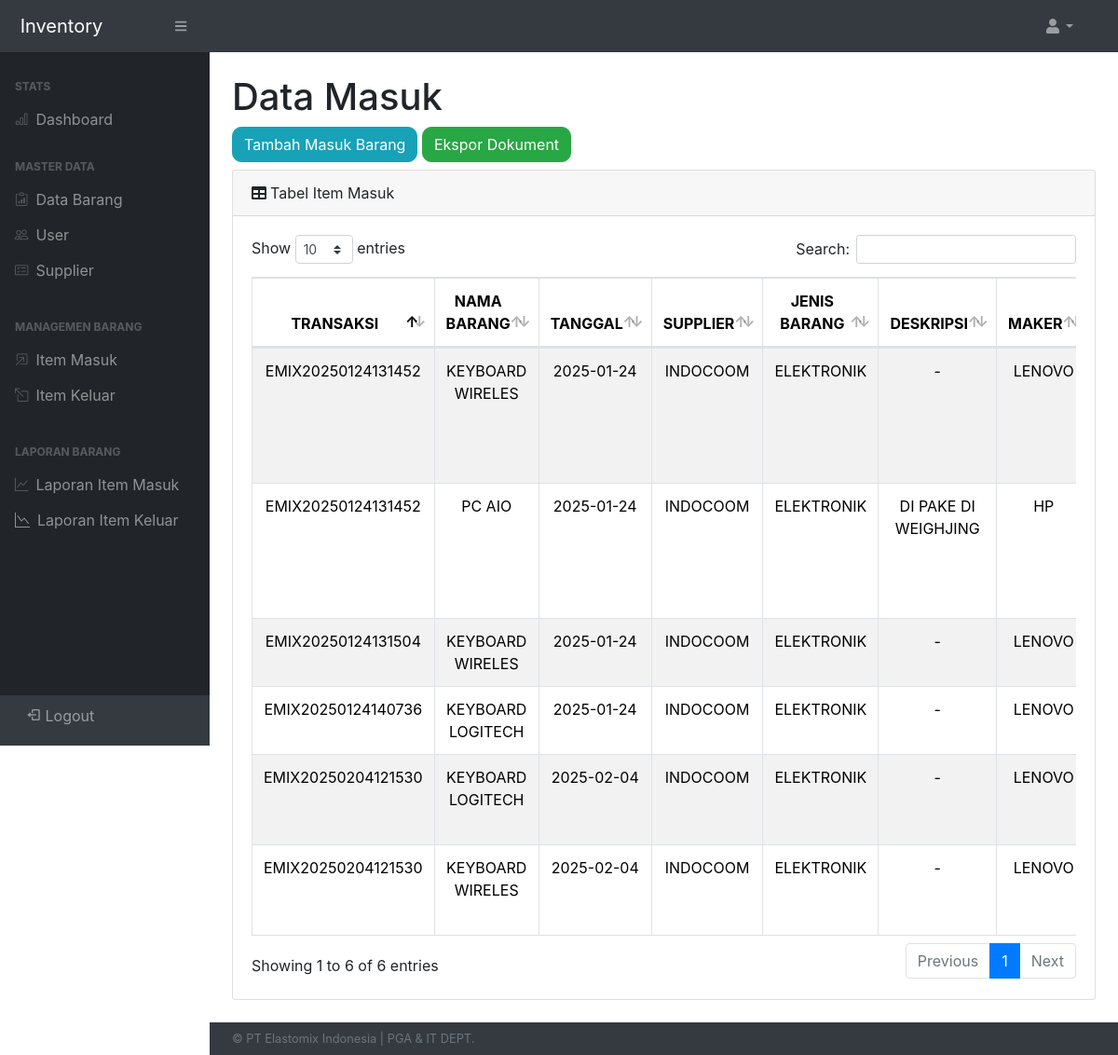
The app's page /admin/masuk.php (signed in) with its own data.
### tables this page shows
CREATE TABLE `barang_masuk` (
  `id_masuk` int NOT NULL,
  `tanggal_masuk` date NOT NULL,
  `supplier_id` int NOT NULL,
  `kode_barang` varchar(50) NOT NULL,
  `jumlah_masuk` int NOT NULL,
  `note` text,
  `transaksi` varchar(50) NOT NULL,
  `garansi` varchar(255) DEFAULT NULL
);

CREATE TABLE `supplier` (
  `id` int NOT NULL,
  `nama_supplier` varchar(100) NOT NULL,
  `email` varchar(100) DEFAULT NULL,
  `no_telp` varchar(15) DEFAULT NULL,
  `alamat` text,
  `created_at` datetime NOT NULL DEFAULT CURRENT_TIMESTAMP,
  `updated_at` datetime DEFAULT NULL ON UPDATE CURRENT_TIMESTAMP
);

CREATE TABLE `master_barang` (
  `kode_barang` varchar(50) NOT NULL,
  `jenis_barang` varchar(100) DEFAULT NULL,
  `nama_barang` varchar(100) DEFAULT NULL,
  `deskripsi` text,
  `satuan` varchar(25) NOT NULL DEFAULT 'unit',
  `garansi` varchar(255) DEFAULT NULL,
  `maker` varchar(100) DEFAULT NULL,
  `jumlah` int DEFAULT '0',
  `foto` varchar(255) DEFAULT NULL,
  `created_at` datetime NOT NULL DEFAULT CURRENT_TIMESTAMP,
  `updated_at` datetime DEFAULT NULL ON UPDATE CURRENT_TIMESTAMP
);

### BackEnd/conn.php (called while the page is built, shortened)
<?php
function site_url($slash = false)
{
    $dir_project = CONF_DIR_PROJECT;
    $http_host = $_SERVER['HTTP_HOST'];
    $https_check = (!empty($_SERVER['HTTPS']) ? 'https' : 'http');
    if ($slash) {
        $siteurl =  $https_check . '://' . $http_host . '/' . $dir_project . '/';
    } else {
        $siteurl =  $https_check . '://' . $http_host . '/' . $dir_project;
    }
    return $siteurl;
}

### admin/masuk.php (the view, shortened to what this page needs)
<?php
include "layout/header.php";
?>
<main>
    <div class="container-fluid">
        <h1 class="mt-4">Data Masuk</h1>
        <button type="button" style="border-radius: 10px;" class="btn btn-info" data-bs-toggle="modal" data-bs-target="#exampleModal">Tambah Masuk Barang</button>
        <a href="../Export/exportmasuk" style="color: white; text-decoration: none;"> <button style="border-radius: 10px;" class="btn btn-success">Ekspor Dokument</button></a>
        <div class="card mb-4 mt-2">
            <div class="card-header ">
                <i class="fas fa-table me-1"></i>Tabel Item Masuk
            </div>
            <div class="card-body">
                <div class="table-responsive">
                    <table class="table table-hover table-striped table-bordered " id="dataTable" width="100%" cellspacing="0">
                        <thead>
                            <tr class="text-center">
                                <th>TRANSAKSI</th>
                                <th>NAMA BARANG</th>
                                <th>TANGGAL</th>
                                <th>SUPPLIER</th>
                                <th>JENIS BARANG</th>
                                <th>DESKRIPSI</th>
                                <th>MAKER</th>
                            </tr>
                        </thead>
                        <tbody>
                            <?php
                            $ambilsemuadatastock = mysqli_query($conn, "
                                    SELECT bm.transaksi, bm.kode_barang, bm.tanggal_masuk, s.nama_supplier, mb.jenis_barang, mb.nama_barang, mb.maker, mb.satuan, bm.jumlah_masuk, bm.note
                                    FROM barang_masuk bm
                                    LEFT JOIN master_barang mb ON bm.kode_barang = mb.kode_barang
                                    LEFT JOIN supplier s ON bm.supplier_id = s.id
                                    ORDER BY bm.tanggal_masuk DESC
                                    ");
                            while ($data = mysqli_fetch_array($ambilsemuadatastock)) {
                                $transaksi = $data['transaksi'];
                                $kodebarang = $data['kode_barang'];
                                $tanggal = $data['tanggal_masuk'];
                                $supplier = $data['nama_supplier'];
                                $jenisbarang = $data['jenis_barang'];
                                $namabarang = $data['nama_barang'];
                                $maker = $data['maker'];
                            ?>
                                <tr class="text-center">
                                    <td><?= $transaksi; ?></td>
                                    <td><?= $kodebarang; ?></td>
                                    <td><?= $tanggal; ?></td>
                                    <td><?= $supplier; ?></td>
                                    <td><?= $jenisbarang; ?></td>
                                    <td><?= $namabarang; ?></td>
                                    <td><?= $maker; ?></td>
                                </tr>
                            <?php
                            }
                            ?>
                        </tbody>
                    </table>
                </div>
            </div>
        </div>
    </div>
</main>
<?php include "../footer.php"; ?>

### admin/layout/header.php (shortened to what this page needs)
<!DOCTYPE html>
<html lang="en">
<head>
    <link rel="stylesheet" href="https://cdn.jsdelivr.net/npm/bootstrap-icons@1.11.3/font/bootstrap-icons.min.css">
    <link href="../../css/bootstrap@5.3.3.css" rel="stylesheet">
    <link href="../../css/styles.css" rel="stylesheet" />
    <link href="../../css/dataTables.bootstrap4.min.css" rel="stylesheet" />
    <link href='https://unpkg.com/boxicons@2.1.4/css/boxicons.min.css' rel='stylesheet'>
</head>
<body class="sb-nav-fixed">
    <nav class="sb-topnav navbar navbar-expand navbar-dark bg-dark">
        <a class="navbar-brand ps-3" href="index"><img src="../../assets/img/images.jpg" alt="" style="height: 25px; border-radius:5px;"> Inventory</a>
        <button class="btn btn-link btn-sm order-1 order-lg-0 me-4 me-lg-0" id="sidebarToggle" href="#!"><i class="fas fa-bars"></i></button>
        <ul class="navbar-nav ms-auto ms-md-0 me-3 me-lg-4">
            <li class="nav-item dropdown">
                <a class="nav-link dropdown-toggle" id="navbarDropdown" href="#" role="button" data-bs-toggle="dropdown" aria-expanded="false"><i class="fas fa-user fa-fw"></i></a>
            </li>
        </ul>
    </nav>
    <div id="layoutSidenav">
        <div id="layoutSidenav_nav">
            <nav class="sb-sidenav accordion sb-sidenav-dark" id="sidenavAccordion">
                <div class="sb-sidenav-menu">
                    <div class="nav">
                        <div class="sb-sidenav-menu-heading" style="margin-top: -0px; ">Stats</div>
                        <a class="nav-link" href="<?= site_url(); ?>/admin/index" style="margin-top:-10px; margin-top:-10px; ">
                            <div class="sb-nav-link-icon"><i class="bi bi-bar-chart"></i></div>
                            Dashboard
                        </a>
                        <div class="sb-sidenav-menu-heading" style="margin-top: -10px; ">Master Data</div>
                        <a class="nav-link" href="<?= site_url(); ?>/admin/databarang" style="margin-top:-10px; ">
                            <div class="sb-nav-link-icon"><i class="bi bi-clipboard-data"></i></div>
                            Data Barang
                        </a>
                        <a class="nav-link" href="<?= site_url(); ?>/admin/user" style="margin-top:-10px; ">
                            <div class="sb-nav-link-icon"><i class="bi bi-people"></i></div>
                            User
                        </a>
                        <a class="nav-link" href="<?= site_url(); ?>/admin/supplier" style="margin-top:-10px; ">
                            <div class="sb-nav-link-icon"><i class="bi bi-card-checklist"></i></div>
                            Supplier
                        </a>
                        <div class="sb-sidenav-menu-heading">MANAGEMEN BARANG</div>
                        <a class="nav-link" href="<?= site_url(); ?>/admin/masuk" style="margin-top:-10px; ">
                            <div class="sb-nav-link-icon"><i class="bi bi-box-arrow-in-up-right"></i></div>
                            Item Masuk
                        </a>
                        <a class="nav-link" href="<?= site_url(); ?>/admin/keluar" style="margin-top:-10px; ">
                            <div class="sb-nav-link-icon"><i class="bi bi-box-arrow-up-left"></i></div>
                            Item Keluar
                        </a>
                        <div class="sb-sidenav-menu-heading">LAPORAN BARANG</div>
                        <a class="nav-link" href="laporanmasuk" style="margin-top:-10px; ">
                            <div class="sb-nav-link-icon"><i class="bi bi-graph-up"></i></div>
                            Laporan Item Masuk
                        </a>
                        <a class="nav-link" href="laporankeluar" style="margin-top:-10px; ">
                            <i class="bi bi-graph-down"></i>
                            Laporan Item Keluar
                        </a>
                    </div>
                </div>
                <div class="sb-sidenav-footer">
                    <a class="nav-link" href="../logout.php" style="margin-top:-10px;">
                        <div class="sb-nav-link-icon"></div><i class='bx bx-log-out bx-spin'></i>
                        Logout
                    </a>
                </div>
            </nav>
        </div>
        <div id="layoutSidenav_content">

### footer.php (shortened to what this page needs)
<footer class="py-2 bg-dark text-light mt-auto">
    <div class="container-fluid px-4">
        <div class="d-flex align-items-center justify-content-between small">
            <div class="text-muted">&copy; PT Elastomix Indonesia | PGA & IT DEPT.</div>
        </div>
    </div>
</footer>
</div>
</div>
</body>
</html>

### records on screen
barang_masuk: transaksi "EMIX20250204121530", kode_barang "KEYBOARD LOGITECH", tanggal_masuk "2025-02-04", supplier.nama_supplier "INDOCOOM", kode_barang.jenis_barang "ELEKTRONIK", kode_barang.nama_barang "-", kode_barang.maker "LENOVO"
barang_masuk: transaksi "EMIX20250204121530", kode_barang "KEYBOARD WIRELES", tanggal_masuk "2025-02-04", supplier.nama_supplier "INDOCOOM", kode_barang.jenis_barang "ELEKTRONIK", kode_barang.nama_barang "-", kode_barang.maker "LENOVO"
barang_masuk: transaksi "EMIX20250124131452", kode_barang "KEYBOARD WIRELES", tanggal_masuk "2025-01-24", supplier.nama_supplier "INDOCOOM", kode_barang.jenis_barang "ELEKTRONIK", kode_barang.nama_barang "-", kode_barang.maker "LENOVO"
barang_masuk: transaksi "EMIX20250124131452", kode_barang "PC AIO", tanggal_masuk "2025-01-24", supplier.nama_supplier "INDOCOOM", kode_barang.jenis_barang "ELEKTRONIK", kode_barang.nama_barang "DI PAKE DI WEIGHJING", kode_barang.maker "HP"
barang_masuk: transaksi "EMIX20250124131504", kode_barang "KEYBOARD WIRELES", tanggal_masuk "2025-01-24", supplier.nama_supplier "INDOCOOM", kode_barang.jenis_barang "ELEKTRONIK", kode_barang.nama_barang "-", kode_barang.maker "LENOVO"
barang_masuk: transaksi "EMIX20250124140736", kode_barang "KEYBOARD LOGITECH", tanggal_masuk "2025-01-24", supplier.nama_supplier "INDOCOOM", kode_barang.jenis_barang "ELEKTRONIK", kode_barang.nama_barang "-", kode_barang.maker "LENOVO"
